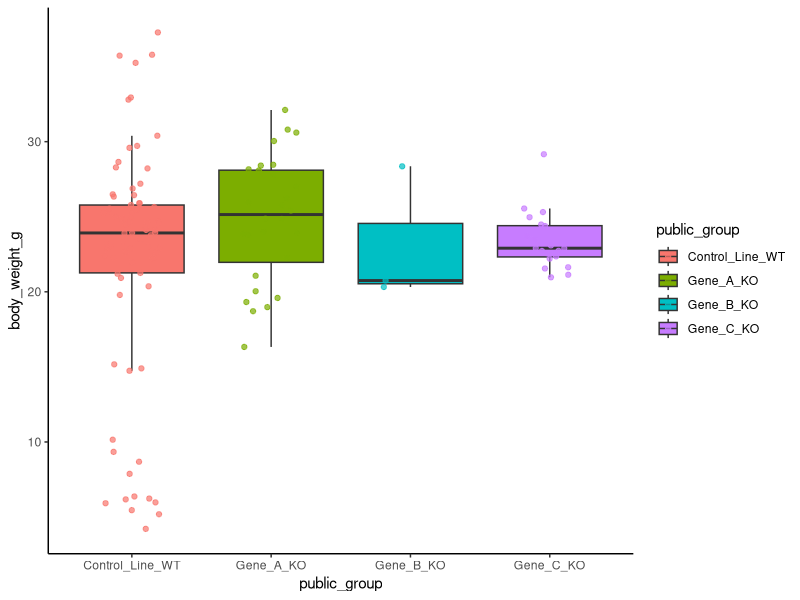
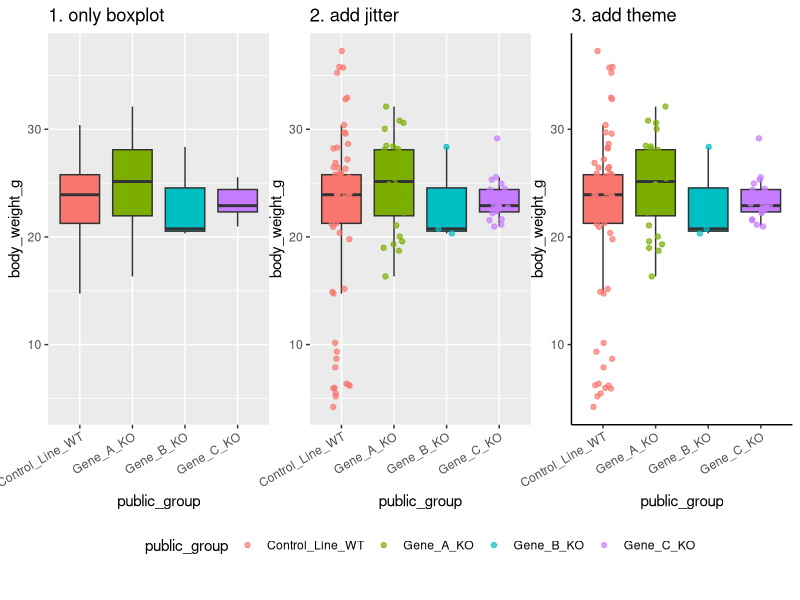
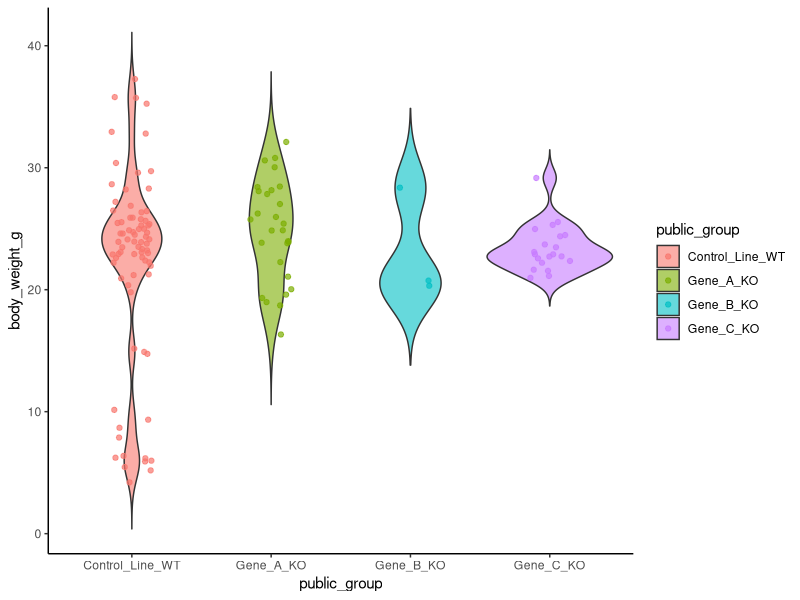
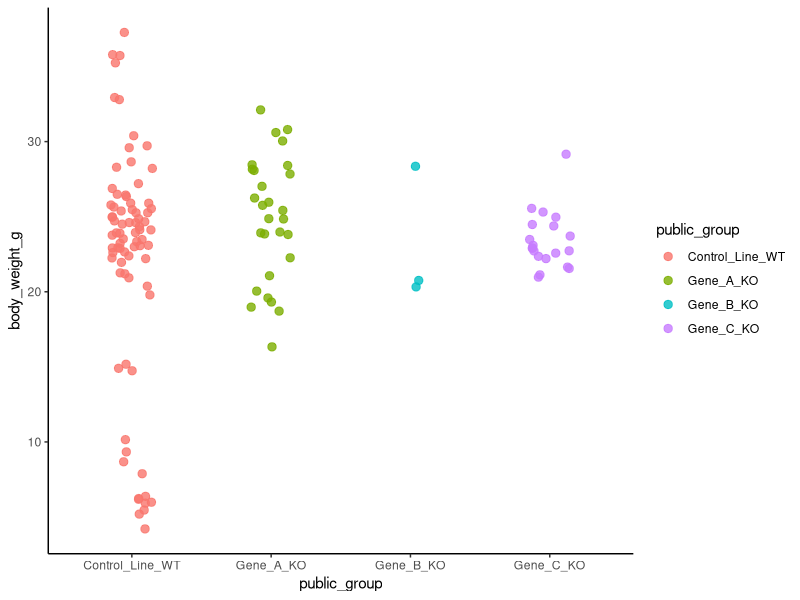
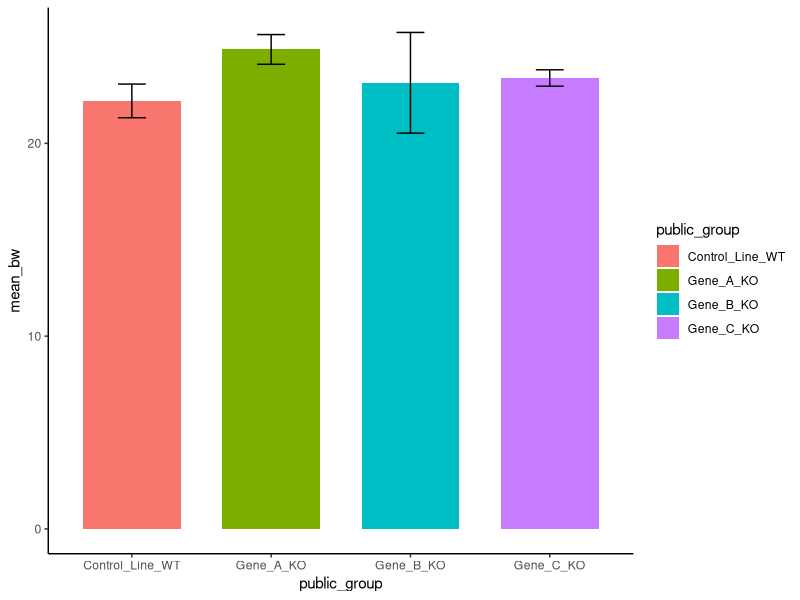
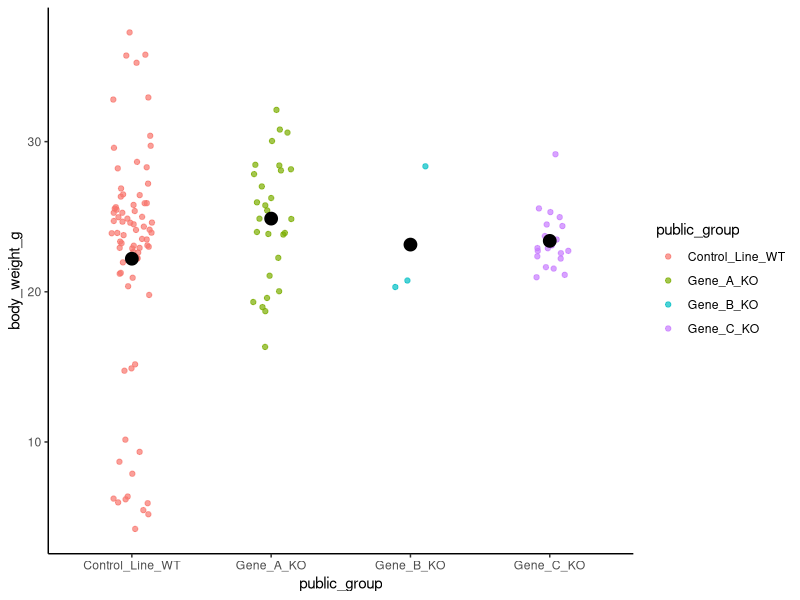
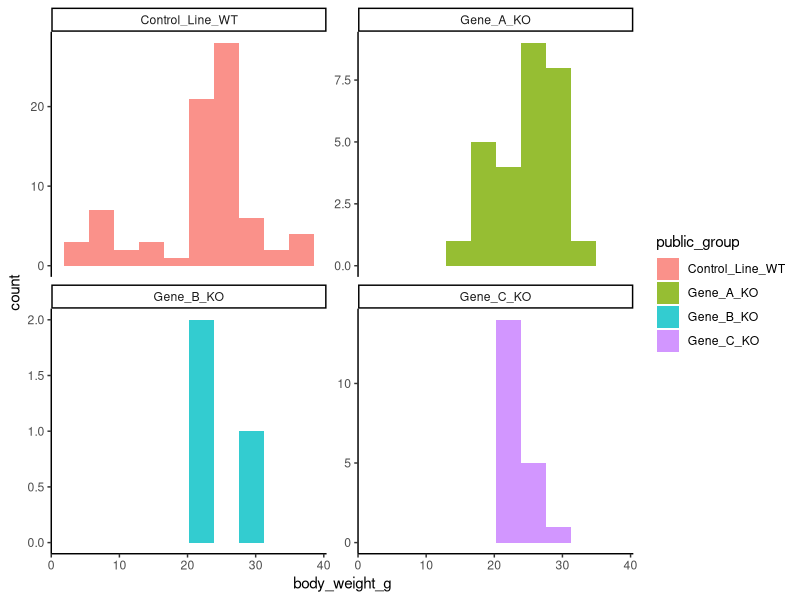
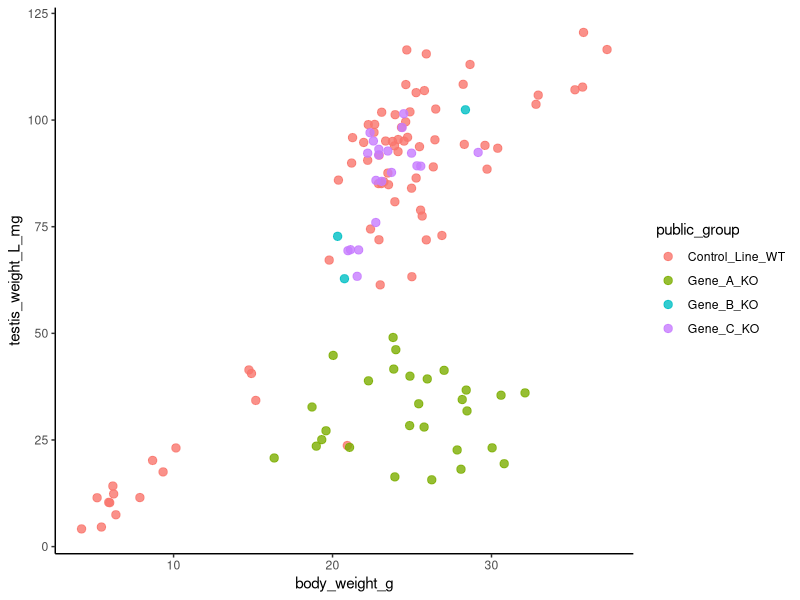

Reproduce these figures in R, in order.
## ---- chunk 1
#| echo: false
sin(pi / 2)

cos(pi)

log(exp(3))

log(100, base = 10)  

sqrt(3^2 + 4^2)

sin(pi / 4)^2 + cos(pi / 4)^2
## ---- chunk 2
#| lst-label: lst-read-data2
#| lst-cap: "データフレームの生成"
#| echo: true
#| message: false

library(tidyverse) # パッケージの読み込み

# データを作る
## tibble(列名A = ベクトルA, 列名B = ベクトルB)
df <- tibble(
  ID       = c(1, 2, 3, 4, 5, 6),
  genotype = c("WT", "WT", "WT", "KO", "KO", "KO"),
  motility = c(85, 90, 90, 50, 95, 90)
)

df
## ---- chunk 3
#| lst-label: lst-read-data2
#| lst-cap: "データフレームの生成"
#| echo: false 

library(tibble)

tibble(
  ID = seq(1, 5, 1),
  location = c("Ueda", "Nagano", "Matsumoto", "Ueda", "Tomi"),
  num_species = c(118, 150, 90, 81, 221)
)
## ---- chunk 4
#| echo: false
#| eval: true
#| message: false
#| warning: false

library(readr)

# データの読み込み
df <- read_csv("demo_dataset/code_csvdata_readr.csv")

df %>% count(public_group, genotype_label)

## ---- chunk 5
#| lst-label: lst-visualization1
#| lst-cap: "データの可視化 1"
#| echo: true
#| eval: true
#| message: false
#| warning: false

ggplot(df, aes(x = public_group, y = body_weight_g, fill = public_group)) +
  geom_boxplot(outlier.shape = NA) +
  geom_jitter(aes(colour = public_group), width = 0.2, alpha = 0.7) +
  theme_classic()


## ---- chunk 6
#| lst-label: lst-visualization1
#| lst-cap: "データの可視化 1"
#| echo: false
#| eval: true
#| warning: false

library(patchwork)

p1 <- ggplot(df, aes(x = public_group, y = body_weight_g, fill = public_group)) +
  geom_boxplot(outlier.shape = NA) +
  theme(axis.text.x = element_text(angle = 30, hjust = 1),
        plot.margin = margin(b = 20)) +
  guides(fill = "none")
  
p2 <- ggplot(df, aes(x = public_group, y = body_weight_g, fill = public_group)) +
  geom_boxplot(outlier.shape = NA) +
  geom_jitter(aes(colour = public_group), width = 0.2, alpha = 0.7) +
  theme(axis.text.x = element_text(angle = 30, hjust = 1),
        plot.margin = margin(b = 20)) +
  guides(fill = "none", colour = "none")

p3 <- ggplot(df, aes(x = public_group, y = body_weight_g, fill = public_group)) +
  geom_boxplot(outlier.shape = NA) +
  geom_jitter(aes(colour = public_group), width = 0.2, alpha = 0.7) +
  theme_classic() +
  theme(axis.text.x = element_text(angle = 30, hjust = 1),
        plot.margin = margin(b = 20)) +
  guides(fill = "none")

p1 <- p1 + ggtitle("1. only boxplot")
p2 <- p2 + ggtitle("2. add jitter")
p3 <- p3 + ggtitle("3. add theme")

(p1 | p2 | p3) +
  plot_layout(guides = "collect") &
  theme(legend.position = "bottom")
## ---- chunk 7
#| echo: true
#| eval: true
#| warning: false
#| message: false

# violin plot
ggplot(df, aes(x = public_group, y = body_weight_g, fill = public_group)) +
  geom_violin(alpha = 0.6, trim = FALSE) +
  geom_jitter(aes(colour = public_group), width = 0.15, alpha = 0.7) +
  theme_classic()

# jitter plot
ggplot(df, aes(x = public_group, y = body_weight_g, colour = public_group)) +
  geom_jitter(width = 0.15, size = 2.5, alpha = 0.8) +
  theme_classic()

# bar plot (mean ± standard error)
df_summary <- df %>%
  group_by(public_group) %>%
  summarise(
    n = n(),
    mean_bw = mean(body_weight_g, na.rm = TRUE),
    sd_bw = sd(body_weight_g, na.rm = TRUE),
    se_bw = sd_bw / sqrt(n)
  )

ggplot(df_summary, aes(x = public_group, y = mean_bw, fill = public_group)) +
  geom_col(width = 0.7) +
  geom_errorbar(aes(ymin = mean_bw - se_bw, ymax = mean_bw + se_bw), width = 0.2) +
  theme_classic()

# jitter plot ＋ 平均値
ggplot(df, aes(x = public_group, y = body_weight_g, colour = public_group)) +
  geom_jitter(width = 0.15, alpha = 0.7) +
  stat_summary(fun = mean, geom = "point", size = 4, colour = "black") +
  theme_classic()

# histogram
ggplot(df, aes(x = body_weight_g, fill = public_group)) +
  geom_histogram(bins = 10, alpha = 0.8) +
  facet_wrap(~ public_group, scales = "free_y") +
  theme_classic()

# scatter plot
ggplot(df, aes(x = body_weight_g, y = testis_weight_L_mg, colour = public_group)) +
  geom_point(size = 2.5, alpha = 0.8) +
  theme_classic()

ggplot(df, aes(x = body_weight_g, y = testis_weight_L_mg)) +
  geom_point(size = 2.5, alpha = 0.8, colour = "steelblue") +
  geom_smooth(method = "lm", se = FALSE, colour = "black") +
  facet_wrap(~ public_group) +
  theme_classic()

ggplot(df, aes(x = age_weeks_at_sampling, y = body_weight_g, colour = public_group)) +
  geom_point(size = 2.5, alpha = 0.8) +
  geom_smooth(se = FALSE) +
  theme_classic()
